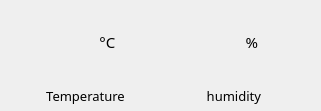
    <widget class="QGroupBox" name="groupBox">
     <property name="geometry">
      <rect>
       <x>20</x>
       <y>600</y>
       <width>321</width>
       <height>111</height>
      </rect>
     </property>
     <property name="styleSheet">
      <string notr="true">background-color:none;
border:none;</string>
     </property>
     <property name="title">
      <string/>
     </property>
     <widget class="QLabel" name="tem">
      <property name="geometry">
       <rect>
        <x>80</x>
        <y>2</y>
        <width>71</width>
        <height>79</height>
       </rect>
      </property>
      <property name="font">
       <font>
        <family>LG Smart UI SemiBold</family>
        <pointsize>11</pointsize>
        <weight>7</weight>
        <italic>false</italic>
        <bold>false</bold>
       </font>
      </property>
      <property name="styleSheet">
       <string notr="true">font: 63 11pt &quot;LG Smart UI SemiBold&quot;;
background-color:none;</string>
      </property>
      <property name="text">
       <string>     °C</string>
      </property>
     </widget>
     <widget class="QLabel" name="label_5">
      <property name="geometry">
       <rect>
        <x>190</x>
        <y>80</y>
        <width>91</width>
        <height>31</height>
       </rect>
      </property>
      <property name="font">
       <font>
        <family>LG Smart UI Regular</family>
        <pointsize>10</pointsize>
        <weight>50</weight>
        <italic>false</italic>
        <bold>false</bold>
       </font>
      </property>
      <property name="layoutDirection">
       <enum>Qt::LeftToRight</enum>
      </property>
      <property name="styleSheet">
       <string notr="true">font: 10pt &quot;LG Smart UI Regular&quot;;
background-color:none;

</string>
      </property>
      <property name="text">
       <string>humidity </string>
      </property>
      <property name="textFormat">
       <enum>Qt::PlainText</enum>
      </property>
      <property name="alignment">
       <set>Qt::AlignCenter</set>
      </property>
     </widget>
     <widget class="QLabel" name="hum">
      <property name="geometry">
       <rect>
        <x>230</x>
        <y>2</y>
        <width>71</width>
        <height>79</height>
       </rect>
      </property>
      <property name="font">
       <font>
        <family>LG Smart UI SemiBold</family>
        <pointsize>11</pointsize>
        <weight>7</weight>
        <italic>false</italic>
        <bold>false</bold>
       </font>
      </property>
      <property name="styleSheet">
       <string notr="true">font: 63 11pt &quot;LG Smart UI SemiBold&quot;;
background-color:none;</string>
      </property>
      <property name="text">
       <string>    %</string>
      </property>
     </widget>
     <widget class="QLabel" name="label_6">
      <property name="geometry">
       <rect>
        <x>30</x>
        <y>80</y>
        <width>111</width>
        <height>31</height>
       </rect>
      </property>
      <property name="font">
       <font>
        <family>LG Smart UI Regular</family>
        <pointsize>10</pointsize>
        <weight>50</weight>
        <italic>false</italic>
        <bold>false</bold>
       </font>
      </property>
      <property name="layoutDirection">
       <enum>Qt::LeftToRight</enum>
      </property>
      <property name="styleSheet">
       <string notr="true">background-color:none;
font: 10pt &quot;LG Smart UI Regular&quot;;</string>
      </property>
      <property name="text">
       <string>Temperature</string>
      </property>
      <property name="textFormat">
       <enum>Qt::PlainText</enum>
      </property>
      <property name="alignment">
       <set>Qt::AlignCenter</set>
      </property>
     </widget>
     <widget class="QLabel" name="label_3">
      <property name="geometry">
       <rect>
        <x>30</x>
        <y>10</y>
        <width>51</width>
        <height>61</height>
       </rect>
      </property>
      <property name="styleSheet">
       <string notr="true">background-color:none;</string>
      </property>
      <property name="text">
       <string/>
      </property>
      <property name="pixmap">
       <pixmap>icos/tem.png</pixmap>
      </property>
      <property name="scaledContents">
       <bool>true</bool>
      </property>
     </widget>
     <widget class="QLabel" name="label_4">
      <property name="geometry">
       <rect>
        <x>180</x>
        <y>10</y>
        <width>51</width>
        <height>61</height>
       </rect>
      </property>
      <property name="styleSheet">
       <string notr="true">background-color:none;</string>
      </property>
      <property name="text">
       <string/>
      </property>
      <property name="pixmap">
       <pixmap>icos/hum.png</pixmap>
      </property>
      <property name="scaledContents">
       <bool>true</bool>
      </property>
     </widget>
    </widget>
